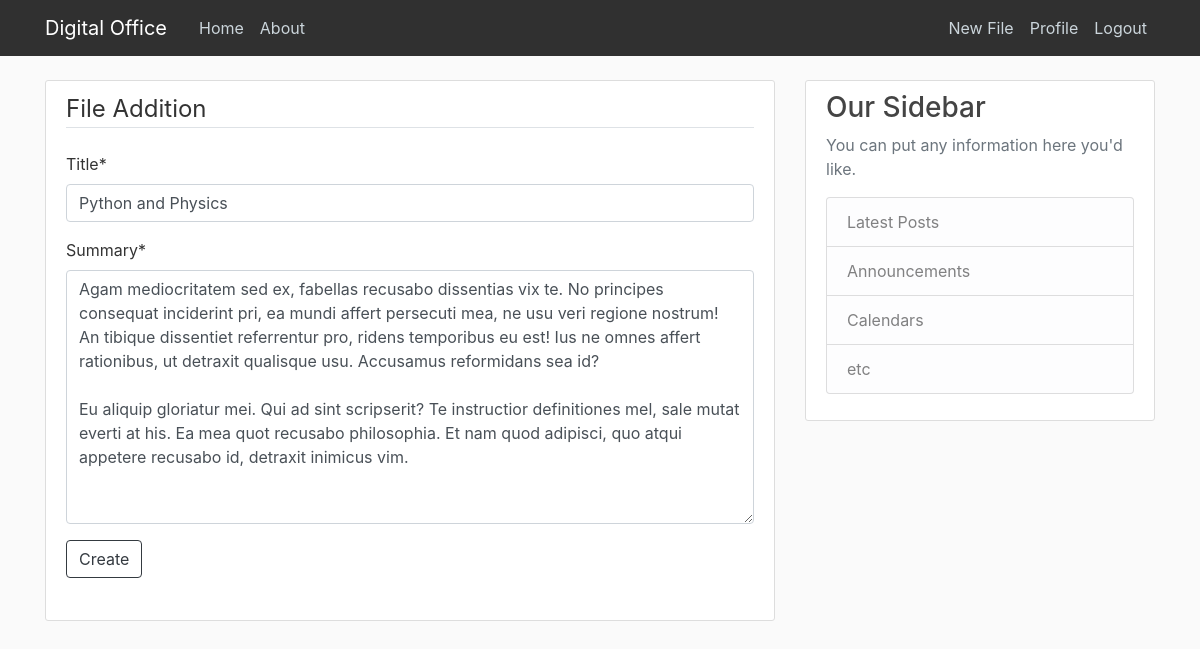
The page /blog/files/23/update/ (signed in) on the database its author committed.
### blog/models.py (models this page shows, shortened)
class Files(models.Model):
    title=models.CharField(max_length=100)
    summary=models.TextField()
    date_posted=models.DateTimeField(default=timezone.now)
    author=models.ForeignKey(User,on_delete=models.CASCADE)

### blog/views.py (the view, shortened to what this page needs)
# urls.py: path('files/<int:pk>/update/', FileUpdateView.as_view(), name='file-update'),
class FileUpdateView(LoginRequiredMixin, UserPassesTestMixin, UpdateView):
    model = Files
    fields = ['title', 'summary']
    def test_func(self):
        post = self.get_object()
        if self.request.user == post.author:
            return True
        return False

### blog/templates/blog/files_form.html (shortened to what this page needs)
{% extends "blog/base.html" %}
{% load crispy_forms_tags %}
{% block content %}
<div class="content-section">
    <form method="POST">
        <fieldset class="form-group">
            <legend class="border-bottom mb-4"> File Addition </legend>
            {{ form|crispy }}
            <div class="form-group">
                <button class="btn btn-outline-dark" type="submit">Create</button>
            </div>
    </form>
</div>
{% endblock %}

### blog/static/blog/main.css (style rules this page uses)
body { background: #fafafa; color: #333333; margin-top: 5rem; }
.content-section { background: #ffffff; padding: 10px 20px; border: 1px solid #dddddd; border-radius: 3px; margin-bottom: 20px; }

### rows shown on the page
Files: title "Python and Physics", summary "Agam mediocritatem sed ex, fabellas recusabo dissentias vix te. No principes consequat inciderint pri, ea mundi affert persecuti mea, ne usu veri regione nostrum! An tibique dissentiet referrentur pro, ridens temporibus eu est! Ius ne omnes affert rationibus, ut detraxit qualisque usu. Accusamus reformidans sea id? Eu aliquip gloriatur mei. Qui ad sint scripserit? Te instructior definitiones mel, sale mutat everti at his. Ea mea quot recusabo philosophia. Et nam quod adipisci, quo atqui appetere recusabo id, detraxit inimicus vim."
